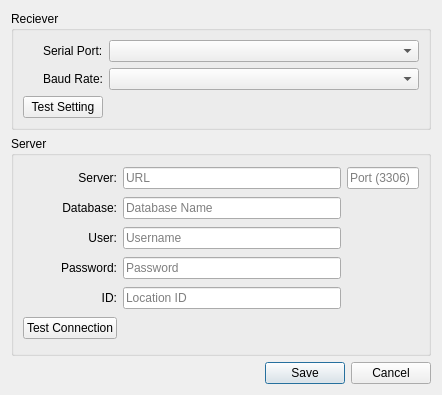
<?xml version="1.0" encoding="UTF-8"?>
<ui version="4.0">
 <class>Config</class>
 <widget class="QDialog" name="Config">
  <property name="geometry">
   <rect>
    <x>0</x>
    <y>0</y>
    <width>442</width>
    <height>395</height>
   </rect>
  </property>
  <property name="windowTitle">
   <string>SetUp</string>
  </property>
  <property name="modal">
   <bool>false</bool>
  </property>
  <layout class="QGridLayout" name="gridLayout">
   <property name="sizeConstraint">
    <enum>QLayout::SetDefaultConstraint</enum>
   </property>
   <item row="0" column="0">
    <widget class="QGroupBox" name="groupBox">
     <property name="sizePolicy">
      <sizepolicy hsizetype="Preferred" vsizetype="Maximum">
       <horstretch>0</horstretch>
       <verstretch>0</verstretch>
      </sizepolicy>
     </property>
     <property name="title">
      <string>Reciever</string>
     </property>
     <layout class="QFormLayout" name="formLayout">
      <property name="fieldGrowthPolicy">
       <enum>QFormLayout::ExpandingFieldsGrow</enum>
      </property>
      <property name="labelAlignment">
       <set>Qt::AlignRight|Qt::AlignTrailing|Qt::AlignVCenter</set>
      </property>
      <item row="0" column="0">
       <widget class="QLabel" name="label">
        <property name="text">
         <string>Serial Port:</string>
        </property>
       </widget>
      </item>
      <item row="0" column="1">
       <widget class="QComboBox" name="portBox">
        <property name="sizePolicy">
         <sizepolicy hsizetype="Expanding" vsizetype="Fixed">
          <horstretch>0</horstretch>
          <verstretch>0</verstretch>
         </sizepolicy>
        </property>
       </widget>
      </item>
      <item row="1" column="0">
       <widget class="QLabel" name="label_2">
        <property name="text">
         <string>Baud Rate:</string>
        </property>
       </widget>
      </item>
      <item row="1" column="1">
       <widget class="QComboBox" name="baudRateBox">
        <property name="sizePolicy">
         <sizepolicy hsizetype="MinimumExpanding" vsizetype="Fixed">
          <horstretch>0</horstretch>
          <verstretch>0</verstretch>
         </sizepolicy>
        </property>
       </widget>
      </item>
      <item row="2" column="0">
       <widget class="QPushButton" name="testSettingsButton">
        <property name="text">
         <string>Test Setting</string>
        </property>
       </widget>
      </item>
     </layout>
    </widget>
   </item>
   <item row="2" column="0">
    <widget class="QDialogButtonBox" name="buttonBox">
     <property name="orientation">
      <enum>Qt::Horizontal</enum>
     </property>
     <property name="standardButtons">
      <set>QDialogButtonBox::Cancel|QDialogButtonBox::Save</set>
     </property>
    </widget>
   </item>
   <item row="1" column="0">
    <widget class="QGroupBox" name="groupBox_2">
     <property name="title">
      <string>Server</string>
     </property>
     <layout class="QGridLayout" name="gridLayout_3">
      <item row="2" column="2">
       <widget class="QLineEdit" name="userBox">
        <property name="placeholderText">
         <string>Username</string>
        </property>
       </widget>
      </item>
      <item row="4" column="2">
       <widget class="QLineEdit" name="idBox">
        <property name="placeholderText">
         <string>Location ID</string>
        </property>
       </widget>
      </item>
      <item row="2" column="0">
       <widget class="QLabel" name="label_4">
        <property name="text">
         <string>User:</string>
        </property>
        <property name="alignment">
         <set>Qt::AlignRight|Qt::AlignTrailing|Qt::AlignVCenter</set>
        </property>
       </widget>
      </item>
      <item row="0" column="3">
       <widget class="QLineEdit" name="serverPortBox">
        <property name="sizePolicy">
         <sizepolicy hsizetype="Expanding" vsizetype="Fixed">
          <horstretch>1</horstretch>
          <verstretch>0</verstretch>
         </sizepolicy>
        </property>
        <property name="placeholderText">
         <string>Port (3306)</string>
        </property>
       </widget>
      </item>
      <item row="0" column="2">
       <widget class="QLineEdit" name="urlBox">
        <property name="sizePolicy">
         <sizepolicy hsizetype="Expanding" vsizetype="Fixed">
          <horstretch>3</horstretch>
          <verstretch>0</verstretch>
         </sizepolicy>
        </property>
        <property name="placeholderText">
         <string>URL</string>
        </property>
       </widget>
      </item>
      <item row="0" column="0">
       <widget class="QLabel" name="label_3">
        <property name="text">
         <string>Server:</string>
        </property>
        <property name="alignment">
         <set>Qt::AlignRight|Qt::AlignTrailing|Qt::AlignVCenter</set>
        </property>
       </widget>
      </item>
      <item row="3" column="0">
       <widget class="QLabel" name="label_5">
        <property name="text">
         <string>Password:</string>
        </property>
        <property name="alignment">
         <set>Qt::AlignRight|Qt::AlignTrailing|Qt::AlignVCenter</set>
        </property>
       </widget>
      </item>
      <item row="3" column="2">
       <widget class="QLineEdit" name="passwortBox">
        <property name="inputMask">
         <string/>
        </property>
        <property name="echoMode">
         <enum>QLineEdit::Password</enum>
        </property>
        <property name="placeholderText">
         <string>Password</string>
        </property>
       </widget>
      </item>
      <item row="1" column="0">
       <widget class="QLabel" name="label_6">
        <property name="sizePolicy">
         <sizepolicy hsizetype="Preferred" vsizetype="Preferred">
          <horstretch>0</horstretch>
          <verstretch>0</verstretch>
         </sizepolicy>
        </property>
        <property name="text">
         <string>Database:</string>
        </property>
        <property name="scaledContents">
         <bool>false</bool>
        </property>
        <property name="alignment">
         <set>Qt::AlignRight|Qt::AlignTrailing|Qt::AlignVCenter</set>
        </property>
       </widget>
      </item>
      <item row="1" column="2">
       <widget class="QLineEdit" name="databaseBox">
        <property name="placeholderText">
         <string>Database Name</string>
        </property>
       </widget>
      </item>
      <item row="4" column="0">
       <widget class="QLabel" name="label_7">
        <property name="text">
         <string>ID:</string>
        </property>
        <property name="alignment">
         <set>Qt::AlignRight|Qt::AlignTrailing|Qt::AlignVCenter</set>
        </property>
       </widget>
      </item>
      <item row="5" column="0">
       <widget class="QPushButton" name="testConnectionButton">
        <property name="text">
         <string>Test Connection</string>
        </property>
       </widget>
      </item>
     </layout>
    </widget>
   </item>
  </layout>
 </widget>
 <tabstops>
  <tabstop>portBox</tabstop>
  <tabstop>baudRateBox</tabstop>
  <tabstop>testSettingsButton</tabstop>
  <tabstop>urlBox</tabstop>
  <tabstop>serverPortBox</tabstop>
  <tabstop>databaseBox</tabstop>
  <tabstop>userBox</tabstop>
  <tabstop>passwortBox</tabstop>
  <tabstop>idBox</tabstop>
  <tabstop>testConnectionButton</tabstop>
  <tabstop>buttonBox</tabstop>
 </tabstops>
 <resources/>
 <connections>
  <connection>
   <sender>buttonBox</sender>
   <signal>accepted()</signal>
   <receiver>Config</receiver>
   <slot>accept()</slot>
   <hints>
    <hint type="sourcelabel">
     <x>242</x>
     <y>385</y>
    </hint>
    <hint type="destinationlabel">
     <x>157</x>
     <y>274</y>
    </hint>
   </hints>
  </connection>
  <connection>
   <sender>buttonBox</sender>
   <signal>rejected()</signal>
   <receiver>Config</receiver>
   <slot>reject()</slot>
   <hints>
    <hint type="sourcelabel">
     <x>301</x>
     <y>385</y>
    </hint>
    <hint type="destinationlabel">
     <x>286</x>
     <y>274</y>
    </hint>
   </hints>
  </connection>
  <connection>
   <sender>buttonBox</sender>
   <signal>rejected()</signal>
   <receiver>Config</receiver>
   <slot>reject()</slot>
   <hints>
    <hint type="sourcelabel">
     <x>400</x>
     <y>385</y>
    </hint>
    <hint type="destinationlabel">
     <x>441</x>
     <y>290</y>
    </hint>
   </hints>
  </connection>
 </connections>
</ui>
